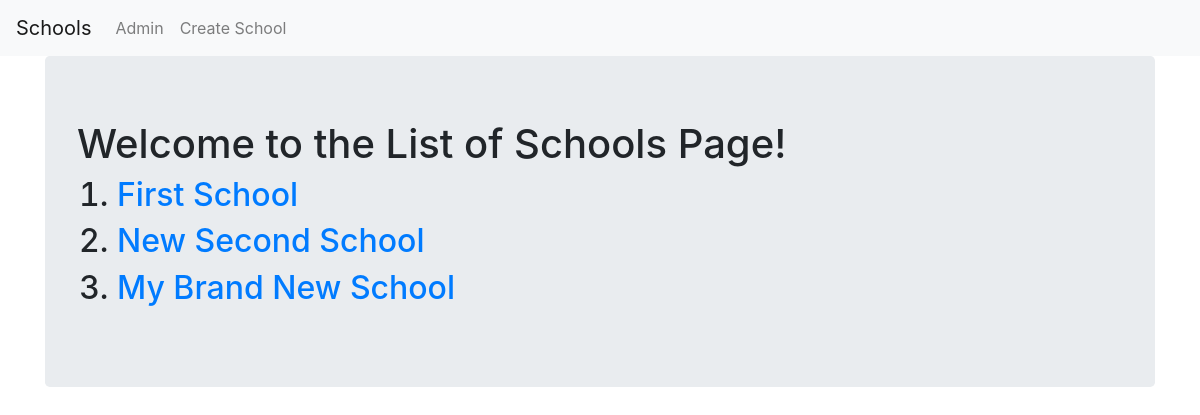
/basic_app/, run on the app's committed database.
### basic_app/models.py (models this page shows, shortened)
class School(models.Model):
    name = models.CharField(max_length=256)
    principal = models.CharField(max_length=256)
    location = models.CharField(max_length=256)

### basic_app/views.py (the view)
# urls.py: path('',views.SchoolListView.as_view(),name='list'),
class SchoolListView(ListView):
    model = models.School

### basic_app/templates/basic_app/school_list.html
{% extends "basic_app/basic_app_base.html" %}
{% block body_block %}
  <div class="jumbotron">
    <h1>Welcome to the List of Schools Page!</h1>
      <ol>
        {% for school in school_list %}
          <h2><li><a href="{{school.id}}/">{{school.name}} </a></li></h2>
        {% endfor %}
      </ol>
  </div>
{% endblock %}

### data on the page
School: name "First School"
School: name "New Second School"
School: name "My Brand New School"
